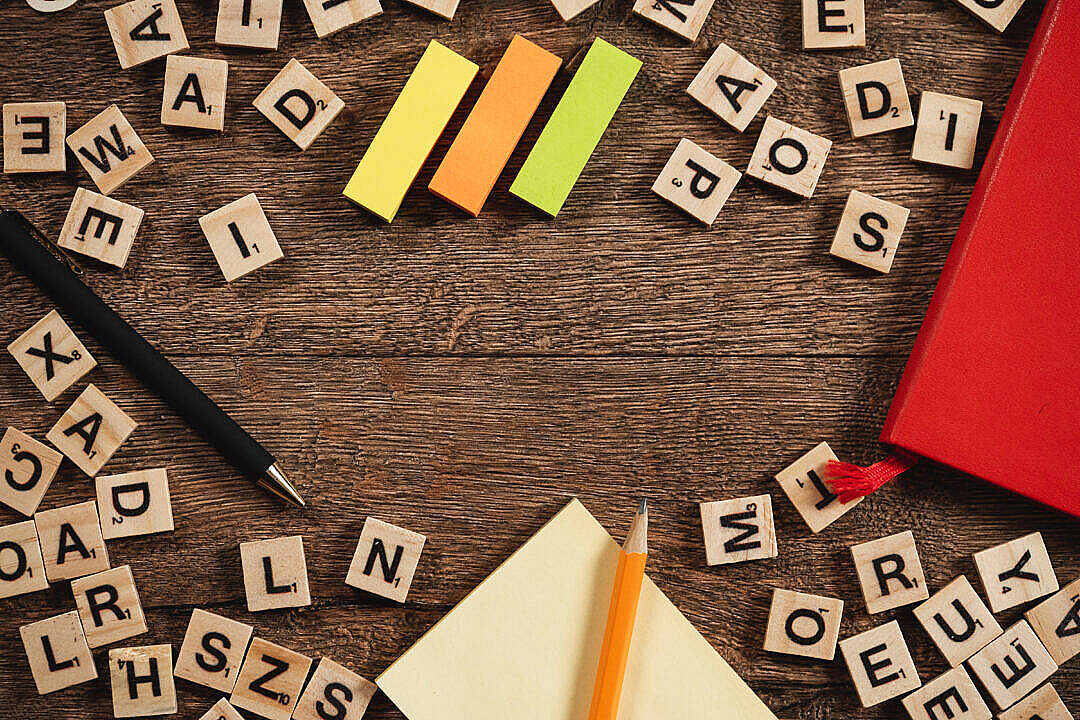
%> input picture exercises/alimotavally/16/imaget2.jpg, 1080 x 720 px
$ octave tamrin2.m   (GNU Octave 9; MATLAB toolbox functions it lacks are replaced by stand-ins)
%> lines starting %> are read from the running program, lines starting %| are printed output that depends on the picture
clc;
close all;
clear;

img = imread('/Users/s.ali.motavally/Desktop/tamrin2/imaget2.jpg');
%> img is the input picture: size 720x1080x3 uint8; mean R, G, B 132.5, 94.2, 71.6
img = rgb2gray(img);
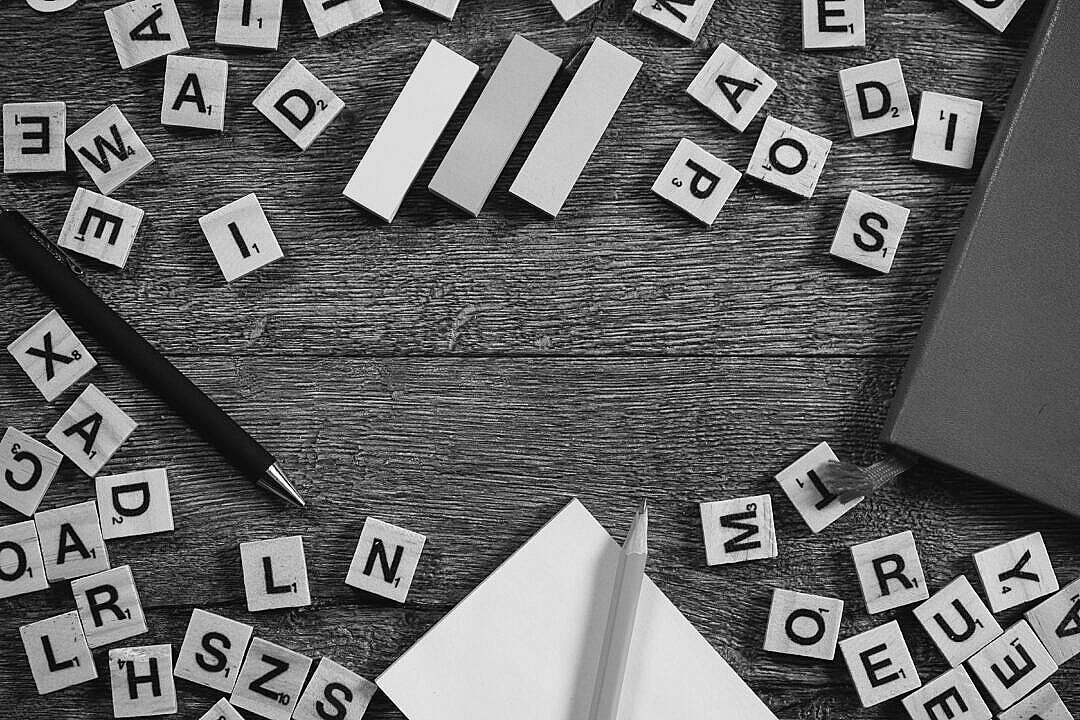
%> img: size 720x1080 uint8; min 0, max 255, mean 103.1
img = imresize(img, [450 550]);
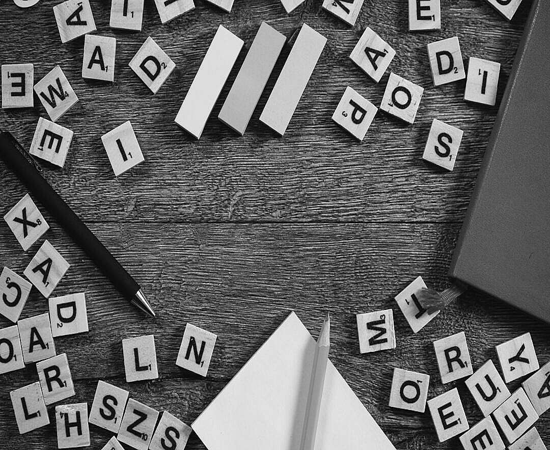
%> img: size 450x550 uint8; min 0, max 255, mean 103.1

figure, imshow(img);

img_siz = size(img);
%> img_siz = [450 550]

padim = padarray(img,[10 10],'replicate','both');
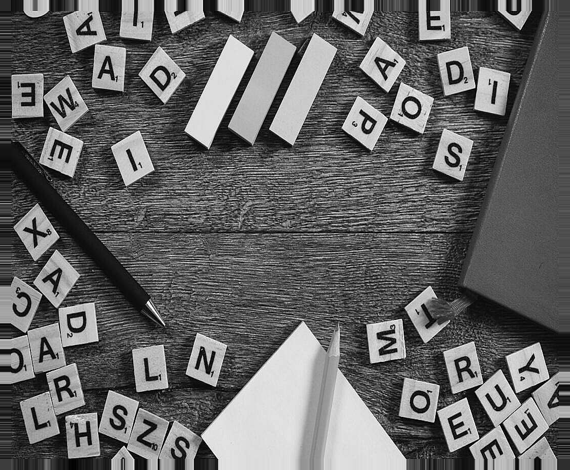
%> padim: size 470x570 uint8; min 0, max 255, mean 102.2

figure, imshow(padim);
